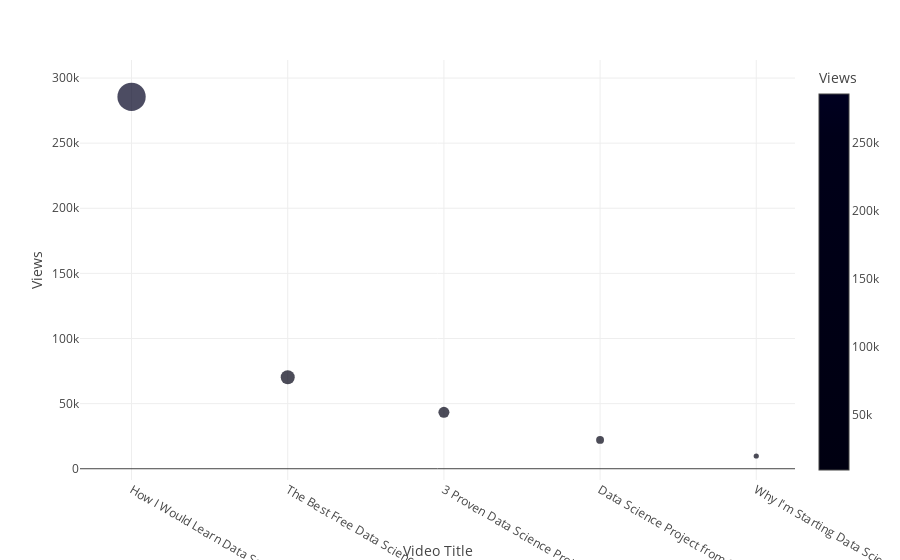

Here is the notebook cell this chart was saved with:
### Code cell
fig = px.scatter(top_core_aud_by_intrests, x="Video Title", y="Views", color="Views",
                 size='Views', hover_data=['Views',"Video Title"])
fig.show()

### Figure 1 — Plotly figure (JSON) as saved in the notebook; plotly's stock layout.template omitted (floating-point values rounded to 4 significant figures)
{"data": [{"hovertemplate": "Video Title=%{x}<br>Views=%{marker.color}<extra></extra>", "legendgroup": "", "marker": {"color": [285593, 70240, 43314, 22134, 9783], "coloraxis": "coloraxis", "size": [285593, 70240, 43314, 22134, 9783], "sizemode": "area", "sizeref": 714.0, "symbol": "circle"}, "mode": "markers", "name": "", "orientation": "v", "showlegend": false, "type": "scatter", "x": ["How I Would Learn Data Science (If I Had to Start Over)", "The Best Free Data Science Courses Nobody is Talking About", "3 Proven Data Science Projects for Beginners (Kaggle)", "Data Science Project from Scratch - Part 1 (Project Planning)", "Why I'm Starting Data Science Over Again."], "xaxis": "x", "y": [285593, 70240, 43314, 22134, 9783], "yaxis": "y"}], "layout": {"coloraxis": {"colorbar": {"title": {"text": "Views"}}, "colorscale": [[0, "#000011"], [0.1111, "#000012"], [0.2222, "#000013"], [0.3333, "#000014"], [0.4444, "#000015"], [0.5556, "#000016"], [0.6667, "#000017"], [0.7778, "#000018"], [0.8889, "#000019"], [1, "#000020"]]}, "legend": {"itemsizing": "constant", "tracegroupgap": 0}, "margin": {"t": 60}, "xaxis": {"anchor": "y", "domain": [0, 1], "title": {"text": "Video Title"}}, "yaxis": {"anchor": "x", "domain": [0, 1], "title": {"text": "Views"}}}}
